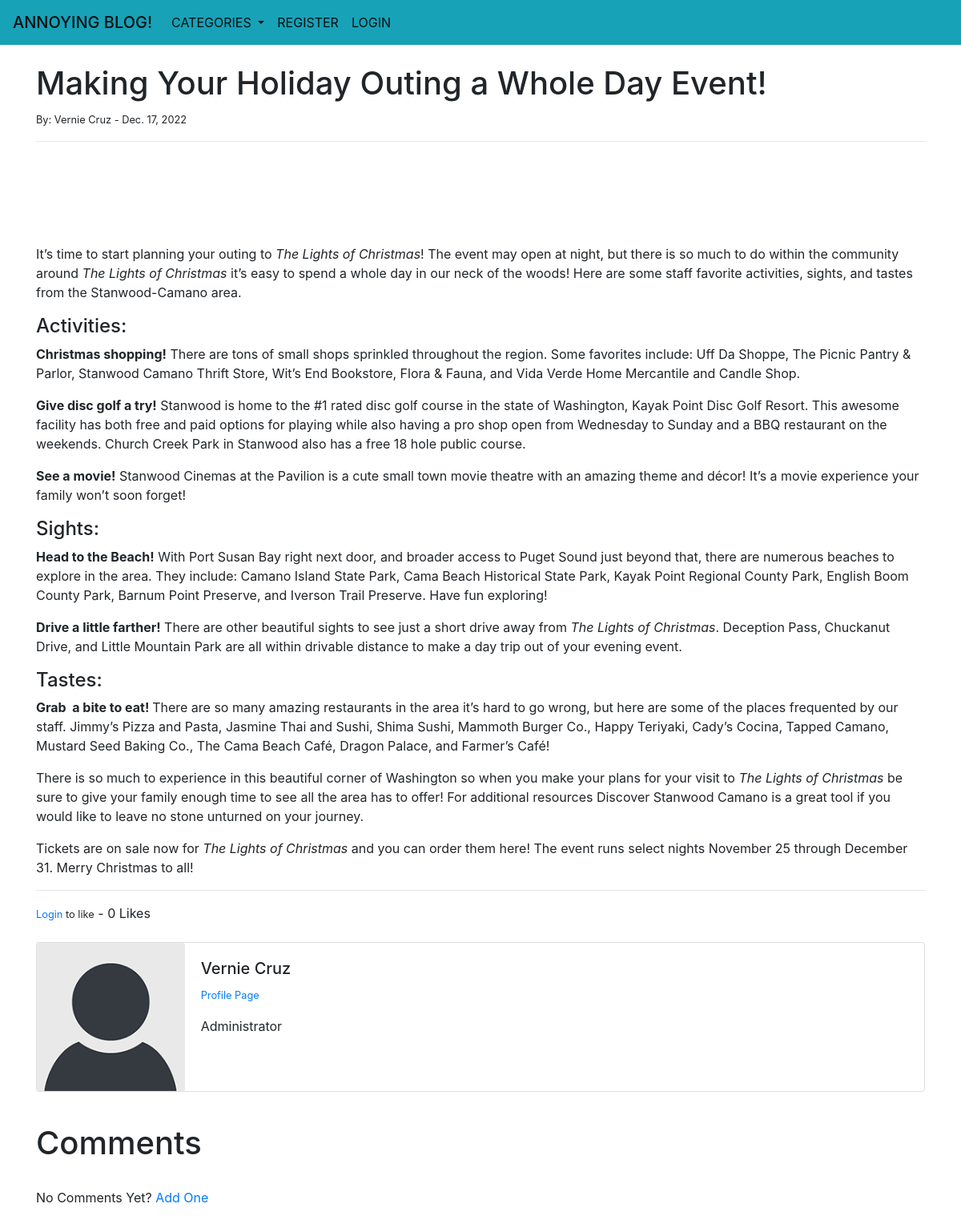
Screenshot of /article/53 with the database file from the repository.
### myblog/models.py (models this page shows, shortened)
class Post(models.Model):
	title = models.CharField(max_length=255)
	header_image = models.ImageField(null=True, blank=True, upload_to="images/")
	title_tag = models.CharField(max_length=255)
	author = models.ForeignKey(User, on_delete=models.CASCADE)
	body = RichTextField(blank=True, null=True)
	post_date = models.DateField(auto_now_add=True)
	category = models.CharField(max_length=255, default='nothing')
	snippet = models.CharField(max_length=255)
	likes = models.ManyToManyField(User, related_name='blog_posts')
	def total_likes(self):
		return self.likes.count()

class Profile(models.Model):
	user = models.OneToOneField(User, null=True, on_delete=models.CASCADE)
	bio = models.TextField()
	profile_pic = models.ImageField(null=True, blank=True, upload_to="images/profile/")
	website_url = models.CharField(max_length=255, null=True, blank=True)
	facebook_url = models.CharField(max_length=255, null=True, blank=True)
	twitter_url = models.CharField(max_length=255, null=True, blank=True)
	instagram_url = models.CharField(max_length=255, null=True, blank=True)
	pinterest_url = models.CharField(max_length=255, null=True, blank=True)

### myblog/views.py (the view)
# urls.py: path('article/<int:pk>', ArticleDetailView.as_view(), name='article-details'),
class ArticleDetailView(DetailView):
	model = Post
	template_name = 'article_details.html'
	def get_context_data(self, *args, **kwargs):
		cat_menu = Category.objects.all()
		context = super(ArticleDetailView, self).get_context_data(*args, **kwargs)
		stuff = get_object_or_404(Post, id=self.kwargs['pk'])
		total_likes = stuff.total_likes()
		liked = False
		if stuff.likes.filter(id=self.request.user.id).exists():
			liked = True
		context["cat_menu"] = cat_menu
		context["total_likes"] = total_likes
		context["liked"] = liked
		return context

### myblog/models.py (called while the page is built)
	def __str__(self):
		return self.name

### myblog/templates/article_details.html (shortened to what this page needs)
{% extends 'base.html' %}
{% load static %}
{% block content %}
	<h1>{{ post.title }}</h1>
	<small>By:
		{{ post.author.first_name }}
		{{ post.author.last_name }} -
		{{ post.post_date }}
	</small><br/>
	<hr>
	<br/>
	<br/><br/>
	{{ post.body|safe }}
	<hr>
	<form action="{% url 'like_post' post.pk %}" method="POST">
	{% if user.is_authenticated %}
		{% if liked %}
			<button type="submit", name="post_id", value="{{ post.id }}", class="btn btn-danger btn-sm">Unlike</button>
		{% else %}
			<button type="submit", name="post_id", value="{{ post.id }}", class="btn btn-primary btn-sm">Like</button>
		{% endif %}
	{% else %}
		<small><a href="{% url 'login' %}">Login</a> to like</small>
	{% endif %}
		- {{ total_likes }} Likes
	</form>
<br/>
<div class="card mb-3">
  <div class="row no-gutters">
    <div class="col-md-2">
{% if post.author.profile.profile_pic %}
      <img src="{{ post.author.profile.profile_pic.url }}" class="card-img">
{% else %}
	<img src="{% static 'theblog/images/default_profile_pic.png' %}" class="card-img">
{% endif %}
    </div>
    <div class="col-md-10">
      <div class="card-body">
        <h5 class="card-title">
        	{{ post.author.first_name }}
			{{ post.author.last_name }}
		</h5>
<p class="small text-muted">
	<a href="{% url 'show_profile_page' post.author.profile.id %}">Profile Page</a>
</p>
<p class="card-text">
        	{{ post.author.profile.bio }}
        </p>
      </div>
    </div>
  </div>
</div>
<br/>
<h1>Comments</h1>
<br/>
{% if not post.comments.all %}
	No Comments Yet? <a href="{% url 'add_comment' post.pk %}">Add One</a>
{% endif %}
<br/>
<br/><br/>
{% endblock %}

### myblog/templates/base.html (shortened to what this page needs)
{% load static %}
<!doctype html>
<html lang="en">
  <head>
    <link rel="stylesheet" href="https://stackpath.bootstrapcdn.com/bootstrap/4.4.1/css/bootstrap.min.css">
  </head>
  <body>
    <nav class="navbar fix-top navbar-expand-md navbar-light bg-info">
      <a href="{% url 'home' %}"
      class="navbar-brand mb-0 h1" > ANNOYING BLOG!</a>
  <div class="collapse navbar-collapse" id="navbarSupportedContent">
    <ul class="navbar-nav mr-auto">
      {% if cat_menu %}
      <li class="nav-item active dropdown">
        <a class="nav-link dropdown-toggle"
        href="#" id="navbarDropdown"
        role="button"
        data-toggle="dropdown"
        aria-haspopup="true"
        aria-expanded="false">
          CATEGORIES
        </a>
      </li>
      {% else %}
        <li class="nav-item active">
            <a class="nav-link" href="{% url 'category-list' %}">CATEGORIES</a>
        </li>
      {% endif %}
      {% if user.is_authenticated %}
        <li class="nav-item active">
          <a class="nav-link" href="{% url 'add_post' %}">ADD POST</a>
        </li>
        <li class="nav-item active">
          <a class="nav-link" href="{% url 'add_category' %}">ADD CATEGORY</a>
        </li>
      {% else %}
        <li class="nav-item active">
          <a class="nav-link" href="{% url 'register' %}">REGISTER</a>
        </li>
        <li class="nav-item active">
          <a class="nav-link" href="{% url 'login' %}">LOGIN</a>
        </li>
      {% endif %}
    </ul>
  </div>
</nav>
    <br/>
    <div class="container">
      {% block content %}
      {% endblock %}
    </div>
  </body>
</html>

### rows the page displays
Post: title "Making Your Holiday Outing a Whole Day Event!", author.first_name "Vernie", author.last_name "Cruz", post_date "Dec. 17, 2022", body "It’s time to start planning your outing to The Lights of Christmas ! The event may open at night, but there is so much to do within the community around The Lights of Christmas it’s easy to spend a whole day in our neck of the woods! Here are some staff favorite activities, sights, and tastes from the Stanwood-Camano area. Activities: Christmas shopping! There are tons of small shops sprinkled throughout the region. Some favorites include: Uff Da Shoppe, The Picnic Pantry & Parlor, Stanwood Camano Thrift Store, Wit’s End Bookstore, Flora & Fauna, and Vida Verde Home Mercantile and Candle Shop. Give disc golf a try! Stanwood is home to the #1 rated disc golf course in the state of…", author.profile.bio "Administrator"

### other values shown
{{ total_likes }} "0"
